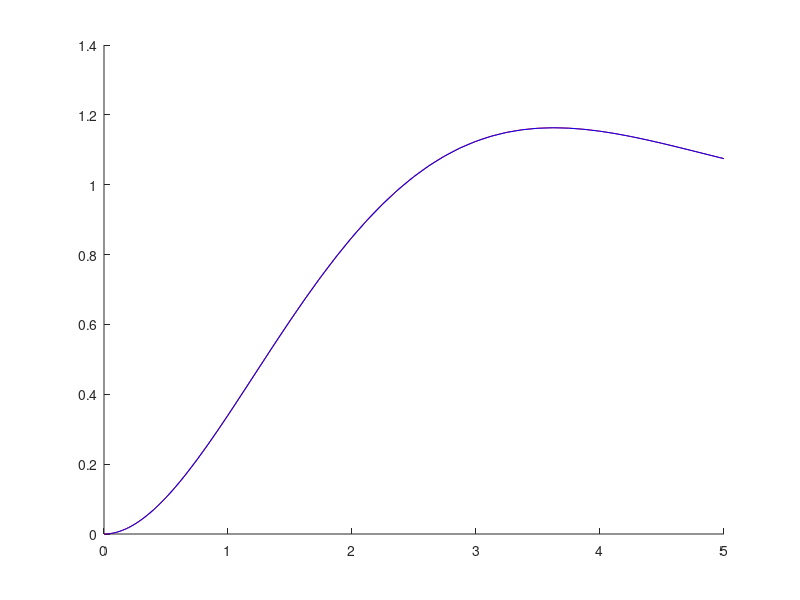

MATLAB code to generate this figure: (Note: this script raises an error after producing the figure.)
function comparaEDO_MDF2
    T=5;
    %muchos puntos para dibujo preciso de la solucion exacta
    tplot = linspace(0,T,200);
    yplot = SolucionExacta(tplot);
    
    figure;
    hold on;
    plot(tplot,yplot,'r-');
    
    %Solucion con ODE45()
    [tode, Yode] = ode45(@sistemaODE,[0,T],[0,0]);
    yode = Yode(:,1);
    plot(tode,yode,'b-');
    y1 = SolucionExacta(tode);
    %solucion exacta en los puntos de ODE45
    %se evitan los primeros terminos dado que on casi nulos
    %al ser error relativo implica dividir por casi cero
    errorODE = 100*mean(abs(y1(5:end)-yode(5:end))./y1(5:end));
    
    %solucion con MDF con 6 veces el numero de puntos
    N=length(tode);
    [tMDF,yMDF] = miMDF(0,T,6*N,0,SolucionExacta(T),@terminosMDF,[]);
    plot(tMDF,yMDF,'k-');
    %solucion exacta para los puntos de MDF
    y2 = SolucionExacta(tMDF);
    %Se evitan 6 veces los primeros terminos
    errorMDF = 100*mean(abs(y2(5*6:end)-yMDF(5*6:end))./y2(5*6:end));
    
    grid on;
    xlabel('t');
    title(sprintf('Error ODE(%%): %g, Error MDF(%%): %g',errorODE,errorMDF));
    hold off;
end

%solucion analitica de la EDO
function y = SolucionExacta(t)
    y = 1 -exp(-t/2).*(cos((sqrt(3)/2)*t)+(1/sqrt(3))*sin((sqrt(3)/2)*t));
end


function dy = sistemaODE(t,y)
    dy = zeros(2,1);
    dy(1,1) = y(2);
    dy(2,1) = 1-y(1)-y(2);
end

function P = terminosMDF(x,params)
    P = ones(4,length(x));
end
    